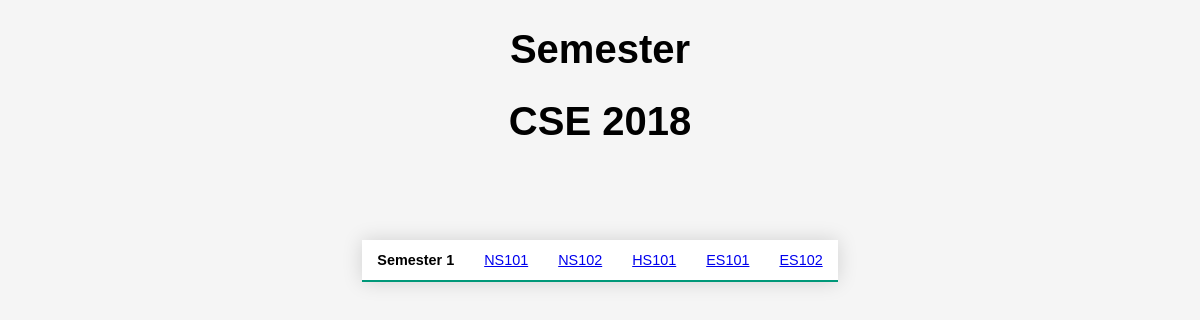
/semester/3, run on an earlier commit of the app's database.
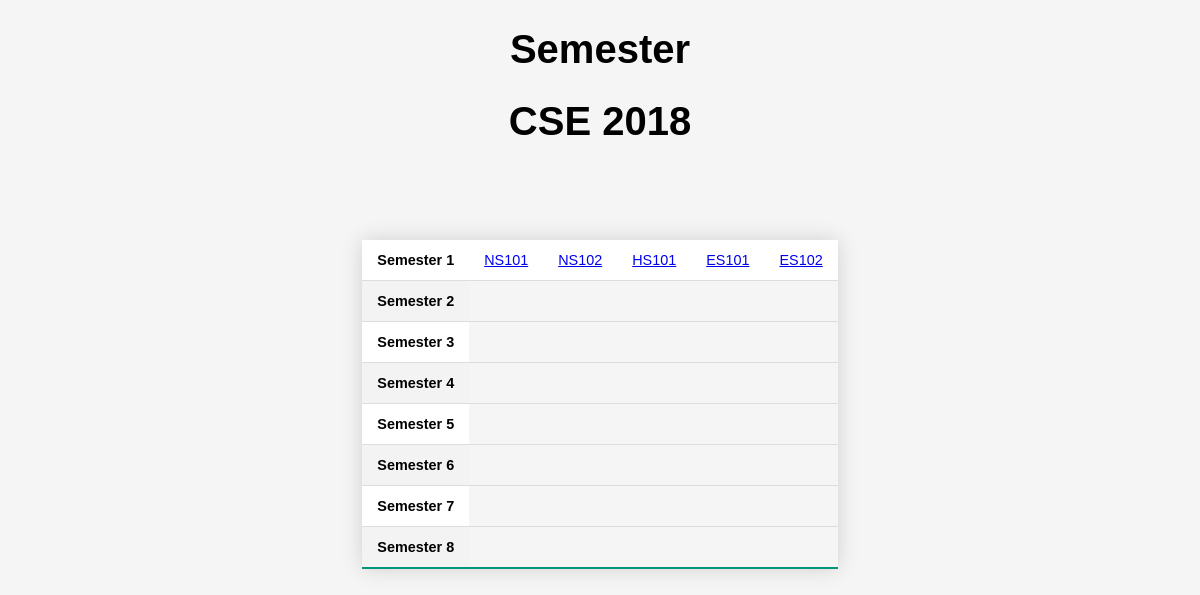
And on a later commit of the database.
### program_and_curriculum_management/models.py (models this page shows, shortened)
class Semester(models.Model):
    semester_no = models.IntegerField()
    curriculum_id = models.ForeignKey(Curriculum, on_delete=models.CASCADE)

class Semester_Course_List(models.Model):
    semester_id = models.ForeignKey(Semester, on_delete=models.CASCADE)
    course_id = models.ForeignKey(Courses, on_delete=models.CASCADE)

class Courses(models.Model):
    course_code = models.CharField(max_length=10)
    title = models.CharField(max_length=100)
    credits = models.IntegerField(default=0)
    contact_hours_Lecture = models.IntegerField(default=0)
    contact_hours_Tutorial = models.IntegerField(default=0)
    contact_hours_Lab = models.IntegerField(default=0)
    contact_hours_Discussion = models.IntegerField(default=0)
    contact_hours_Project = models.IntegerField(default=0)
    syllabus = models.CharField(max_length=5000)
    evaluation_schema_quiz1 = models.IntegerField(default=0)
    evaluation_schema_midsem = models.IntegerField(default=0)
    evaluation_schema_quiz2 = models.IntegerField(default=0)
    evaluation_schema_lab = models.IntegerField(default=0)
    evaluation_schema_endsem = models.IntegerField(default=0)
    ref_books = models.CharField(max_length=2000)
    def __str__(self):
        return self.course_code

### program_and_curriculum_management/views.py (the view)
# urls.py: path('semester/<cur_id>',views.semester, name='semester'),
def semester(request, cur_id):
    Curr = Curriculum.objects.filter(id = cur_id).first()
    Sem = Semester.objects.filter(curriculum_id_id = cur_id)
    SCL = Semester_Course_List.objects.all()
    return render(request,'semester.html',{'sem':Sem, 'curr':Curr, 'scl':SCL})

### templates/semester.html (shortened to what this page needs)
<!DOCTYPE html>
<html>
<head>
    <link rel='stylesheet' type='text/css' media='screen' href='/static/style.css'>
</head>
<body>
<div class = "container">
    <div class="top">
        <h1>Semester</h1>
        <h1>{{ curr.name }}</h1>
    </div>
    <section>
        <table class="styled-table">
            <tbody>
                {% for s in sem %}
                <tr>
                    <th>Semester {{ s.semester_no }}</th>
                    {% for ss in scl %}
                        {% if ss.semester_id_id == s.id %}
                            <td><a href="{% url 'courses' ss.course_id_id %}">{{ ss.course_id }}</a></td>
                        {% endif %}
                    {% endfor %}
                </tr>
                {% endfor %}
            </tbody>
        </table>
    </section>
</div>
</body>
</html>

What changed in the data, as far as the page shows it:
added Semester: semester_no "2"
added Semester: semester_no "3"
added Semester: semester_no "4"
added Semester: semester_no "5"
added Semester: semester_no "6"
added Semester: semester_no "7"
added Semester: semester_no "8"
